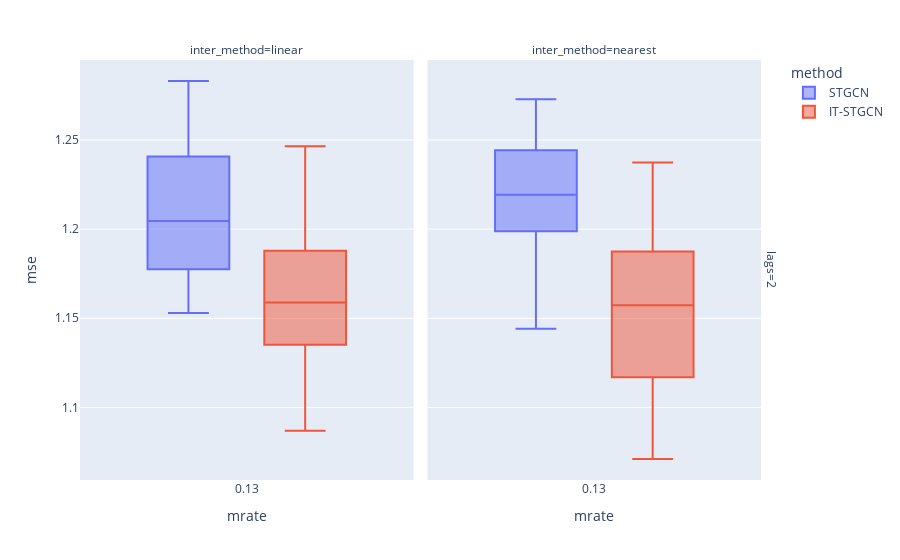

Write notebook code for a chart like this one.
### Code cell
data.query("method!='GNAR' and mtype =='block' ").plot.box(backend='plotly',x='mrate',color='method',y='mse',facet_col='inter_method',facet_row='lags',height=600)

### Figure 1 — Plotly figure (JSON) as saved in the notebook; plotly's stock layout.template omitted (floating-point values rounded to 4 significant figures)
{"data": [{"alignmentgroup": "True", "hovertemplate": "method=STGCN<br>lags=2<br>inter_method=linear<br>mrate=%{x}<br>mse=%{y}<extra></extra>", "legendgroup": "STGCN", "marker": {"color": "#636efa"}, "name": "STGCN", "notched": false, "offsetgroup": "STGCN", "orientation": "v", "showlegend": true, "type": "box", "x": [0.125, 0.125, 0.125, 0.125, 0.125, 0.125, 0.125, 0.125, 0.125, 0.125, 0.125, 0.125, 0.125, 0.125, 0.125, 0.125, 0.125, 0.125, 0.125, 0.125, 0.125, 0.125, 0.125, 0.125, 0.125, 0.125, 0.125, 0.125, 0.125, 0.125], "x0": " ", "xaxis": "x", "y": [1.218, 1.184, 1.283, 1.153, 1.178, 1.206, 1.168, 1.22, 1.161, 1.189, 1.199, 1.203, 1.153, 1.2, 1.279, 1.254, 1.276, 1.218, 1.261, 1.241, 1.192, 1.23, 1.217, 1.173, 1.249, 1.245, 1.193, 1.224, 1.159, 1.163], "y0": " ", "yaxis": "y"}, {"alignmentgroup": "True", "hovertemplate": "method=STGCN<br>lags=2<br>inter_method=nearest<br>mrate=%{x}<br>mse=%{y}<extra></extra>", "legendgroup": "STGCN", "marker": {"color": "#636efa"}, "name": "STGCN", "notched": false, "offsetgroup": "STGCN", "orientation": "v", "showlegend": false, "type": "box", "x": [0.125, 0.125, 0.125, 0.125, 0.125, 0.125, 0.125, 0.125, 0.125, 0.125, 0.125, 0.125, 0.125, 0.125, 0.125, 0.125, 0.125, 0.125, 0.125, 0.125, 0.125, 0.125, 0.125, 0.125, 0.125, 0.125, 0.125, 0.125, 0.125, 0.125], "x0": " ", "xaxis": "x2", "y": [1.222, 1.186, 1.249, 1.144, 1.254, 1.186, 1.204, 1.268, 1.273, 1.237, 1.202, 1.233, 1.218, 1.228, 1.17, 1.199, 1.171, 1.25, 1.22, 1.243, 1.199, 1.26, 1.244, 1.192, 1.216, 1.211, 1.272, 1.218, 1.226, 1.194], "y0": " ", "yaxis": "y2"}, {"alignmentgroup": "True", "hovertemplate": "method=IT-STGCN<br>lags=2<br>inter_method=linear<br>mrate=%{x}<br>mse=%{y}<extra></extra>", "legendgroup": "IT-STGCN", "marker": {"color": "#EF553B"}, "name": "IT-STGCN", "notched": false, "offsetgroup": "IT-STGCN", "orientation": "v", "showlegend": true, "type": "box", "x": [0.125, 0.125, 0.125, 0.125, 0.125, 0.125, 0.125, 0.125, 0.125, 0.125, 0.125, 0.125, 0.125, 0.125, 0.125, 0.125, 0.125, 0.125, 0.125, 0.125, 0.125, 0.125, 0.125, 0.125, 0.125, 0.125, 0.125, 0.125, 0.125, 0.125], "x0": " ", "xaxis": "x", "y": [1.172, 1.246, 1.12, 1.121, 1.126, 1.169, 1.193, 1.087, 1.169, 1.211, 1.221, 1.158, 1.16, 1.178, 1.113, 1.157, 1.155, 1.236, 1.135, 1.155, 1.116, 1.165, 1.235, 1.188, 1.153, 1.161, 1.093, 1.156, 1.158, 1.244], "y0": " ", "yaxis": "y"}, {"alignmentgroup": "True", "hovertemplate": "method=IT-STGCN<br>lags=2<br>inter_method=nearest<br>mrate=%{x}<br>mse=%{y}<extra></extra>", "legendgroup": "IT-STGCN", "marker": {"color": "#EF553B"}, "name": "IT-STGCN", "notched": false, "offsetgroup": "IT-STGCN", "orientation": "v", "showlegend": false, "type": "box", "x": [0.125, 0.125, 0.125, 0.125, 0.125, 0.125, 0.125, 0.125, 0.125, 0.125, 0.125, 0.125, 0.125, 0.125, 0.125, 0.125, 0.125, 0.125, 0.125, 0.125, 0.125, 0.125, 0.125, 0.125, 0.125, 0.125, 0.125, 0.125, 0.125, 0.125], "x0": " ", "xaxis": "x2", "y": [1.195, 1.188, 1.202, 1.237, 1.116, 1.178, 1.127, 1.109, 1.182, 1.122, 1.107, 1.175, 1.071, 1.167, 1.165, 1.145, 1.134, 1.162, 1.09, 1.103, 1.196, 1.153, 1.152, 1.232, 1.152, 1.115, 1.2, 1.191, 1.184, 1.117], "y0": " ", "yaxis": "y2"}], "layout": {"annotations": [{"font": {}, "showarrow": false, "text": "inter_method=linear", "x": 0.24, "xanchor": "center", "xref": "paper", "y": 1, "yanchor": "bottom", "yref": "paper"}, {"font": {}, "showarrow": false, "text": "inter_method=nearest", "x": 0.74, "xanchor": "center", "xref": "paper", "y": 1, "yanchor": "bottom", "yref": "paper"}, {"font": {}, "showarrow": false, "text": "lags=2", "textangle": 90, "x": 0.98, "xanchor": "left", "xref": "paper", "y": 0.5, "yanchor": "middle", "yref": "paper"}], "autosize": true, "boxmode": "group", "legend": {"title": {"text": "method"}, "tracegroupgap": 0}, "margin": {"t": 60}, "xaxis": {"anchor": "y", "autorange": true, "domain": [0, 0.48], "range": [-0.375, 0.625], "title": {"text": "mrate"}, "type": "linear"}, "xaxis2": {"anchor": "y2", "autorange": true, "domain": [0.5, 0.98], "matches": "x", "range": [-0.375, 0.625], "title": {"text": "mrate"}, "type": "linear"}, "yaxis": {"anchor": "x", "autorange": true, "domain": [0, 1], "range": [1.059, 1.295], "title": {"text": "mse"}, "type": "linear"}, "yaxis2": {"anchor": "x2", "autorange": true, "domain": [0, 1], "matches": "y", "range": [1.059, 1.295], "showticklabels": false, "type": "linear"}}}
